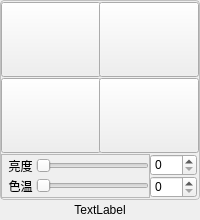
<?xml version="1.0" encoding="UTF-8"?>
<ui version="4.0">
 <class>ModelPanelKnob</class>
 <widget class="QWidget" name="ModelPanelKnob">
  <property name="geometry">
   <rect>
    <x>0</x>
    <y>0</y>
    <width>200</width>
    <height>220</height>
   </rect>
  </property>
  <property name="minimumSize">
   <size>
    <width>200</width>
    <height>220</height>
   </size>
  </property>
  <property name="maximumSize">
   <size>
    <width>200</width>
    <height>220</height>
   </size>
  </property>
  <property name="windowTitle">
   <string>Form</string>
  </property>
  <layout class="QGridLayout" name="gridLayout_4">
   <property name="leftMargin">
    <number>0</number>
   </property>
   <property name="topMargin">
    <number>0</number>
   </property>
   <property name="rightMargin">
    <number>0</number>
   </property>
   <property name="bottomMargin">
    <number>0</number>
   </property>
   <property name="spacing">
    <number>0</number>
   </property>
   <item row="0" column="0">
    <widget class="QFrame" name="frame_2">
     <property name="minimumSize">
      <size>
       <width>200</width>
       <height>200</height>
      </size>
     </property>
     <property name="maximumSize">
      <size>
       <width>200</width>
       <height>200</height>
      </size>
     </property>
     <property name="sizeIncrement">
      <size>
       <width>200</width>
       <height>0</height>
      </size>
     </property>
     <property name="styleSheet">
      <string notr="true">QFrame#frame_2 {
    border: 1px solid #C0C0C0;
    border-radius: 4px;
}</string>
     </property>
     <property name="frameShape">
      <enum>QFrame::Shape::StyledPanel</enum>
     </property>
     <property name="frameShadow">
      <enum>QFrame::Shadow::Raised</enum>
     </property>
     <layout class="QGridLayout" name="gridLayout_3">
      <property name="leftMargin">
       <number>0</number>
      </property>
      <property name="topMargin">
       <number>0</number>
      </property>
      <property name="rightMargin">
       <number>2</number>
      </property>
      <property name="bottomMargin">
       <number>0</number>
      </property>
      <property name="spacing">
       <number>0</number>
      </property>
      <item row="0" column="0">
       <widget class="QPushButton" name="key_4">
        <property name="minimumSize">
         <size>
          <width>100</width>
          <height>75</height>
         </size>
        </property>
        <property name="maximumSize">
         <size>
          <width>100</width>
          <height>75</height>
         </size>
        </property>
        <property name="sizeIncrement">
         <size>
          <width>66</width>
          <height>0</height>
         </size>
        </property>
        <property name="text">
         <string/>
        </property>
       </widget>
      </item>
      <item row="0" column="1">
       <widget class="QPushButton" name="key_1">
        <property name="minimumSize">
         <size>
          <width>100</width>
          <height>75</height>
         </size>
        </property>
        <property name="maximumSize">
         <size>
          <width>100</width>
          <height>75</height>
         </size>
        </property>
        <property name="sizeIncrement">
         <size>
          <width>66</width>
          <height>0</height>
         </size>
        </property>
        <property name="text">
         <string/>
        </property>
       </widget>
      </item>
      <item row="1" column="0">
       <widget class="QPushButton" name="key_3">
        <property name="minimumSize">
         <size>
          <width>100</width>
          <height>75</height>
         </size>
        </property>
        <property name="maximumSize">
         <size>
          <width>100</width>
          <height>75</height>
         </size>
        </property>
        <property name="sizeIncrement">
         <size>
          <width>66</width>
          <height>0</height>
         </size>
        </property>
        <property name="text">
         <string/>
        </property>
       </widget>
      </item>
      <item row="1" column="1">
       <widget class="QPushButton" name="key_2">
        <property name="minimumSize">
         <size>
          <width>100</width>
          <height>75</height>
         </size>
        </property>
        <property name="maximumSize">
         <size>
          <width>100</width>
          <height>75</height>
         </size>
        </property>
        <property name="sizeIncrement">
         <size>
          <width>66</width>
          <height>0</height>
         </size>
        </property>
        <property name="text">
         <string/>
        </property>
       </widget>
      </item>
      <item row="2" column="0" colspan="2">
       <layout class="QGridLayout" name="gridLayout_2">
        <item row="0" column="0" rowspan="2">
         <widget class="QFrame" name="frame">
          <property name="autoFillBackground">
           <bool>false</bool>
          </property>
          <property name="frameShape">
           <enum>QFrame::Shape::StyledPanel</enum>
          </property>
          <property name="frameShadow">
           <enum>QFrame::Shadow::Raised</enum>
          </property>
          <layout class="QGridLayout" name="gridLayout">
           <property name="leftMargin">
            <number>0</number>
           </property>
           <property name="topMargin">
            <number>0</number>
           </property>
           <property name="rightMargin">
            <number>0</number>
           </property>
           <property name="bottomMargin">
            <number>0</number>
           </property>
           <property name="spacing">
            <number>0</number>
           </property>
           <item row="0" column="0">
            <widget class="QLabel" name="lum_txt">
             <property name="autoFillBackground">
              <bool>true</bool>
             </property>
             <property name="text">
              <string>  亮度 </string>
             </property>
            </widget>
           </item>
           <item row="0" column="1">
            <widget class="QSlider" name="SliderLum">
             <property name="maximum">
              <number>100</number>
             </property>
             <property name="orientation">
              <enum>Qt::Orientation::Horizontal</enum>
             </property>
            </widget>
           </item>
           <item row="1" column="0">
            <widget class="QLabel" name="cct_txt">
             <property name="autoFillBackground">
              <bool>true</bool>
             </property>
             <property name="text">
              <string>  色温 </string>
             </property>
            </widget>
           </item>
           <item row="1" column="1">
            <widget class="QSlider" name="SliderCct">
             <property name="maximum">
              <number>100</number>
             </property>
             <property name="orientation">
              <enum>Qt::Orientation::Horizontal</enum>
             </property>
            </widget>
           </item>
          </layout>
         </widget>
        </item>
        <item row="0" column="1">
         <widget class="QSpinBox" name="lum">
          <property name="maximum">
           <number>100</number>
          </property>
         </widget>
        </item>
        <item row="1" column="1">
         <widget class="QSpinBox" name="cct">
          <property name="maximum">
           <number>100</number>
          </property>
         </widget>
        </item>
       </layout>
      </item>
     </layout>
    </widget>
   </item>
   <item row="1" column="0">
    <widget class="QLabel" name="addr">
     <property name="text">
      <string>TextLabel</string>
     </property>
     <property name="alignment">
      <set>Qt::AlignmentFlag::AlignCenter</set>
     </property>
    </widget>
   </item>
  </layout>
 </widget>
 <resources/>
 <connections/>
</ui>
